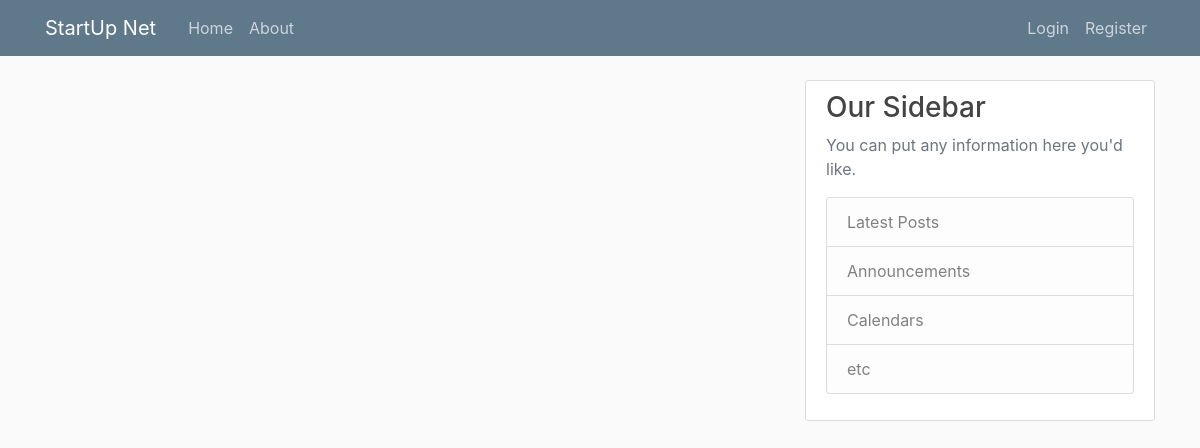
Page /home on the earlier database version.
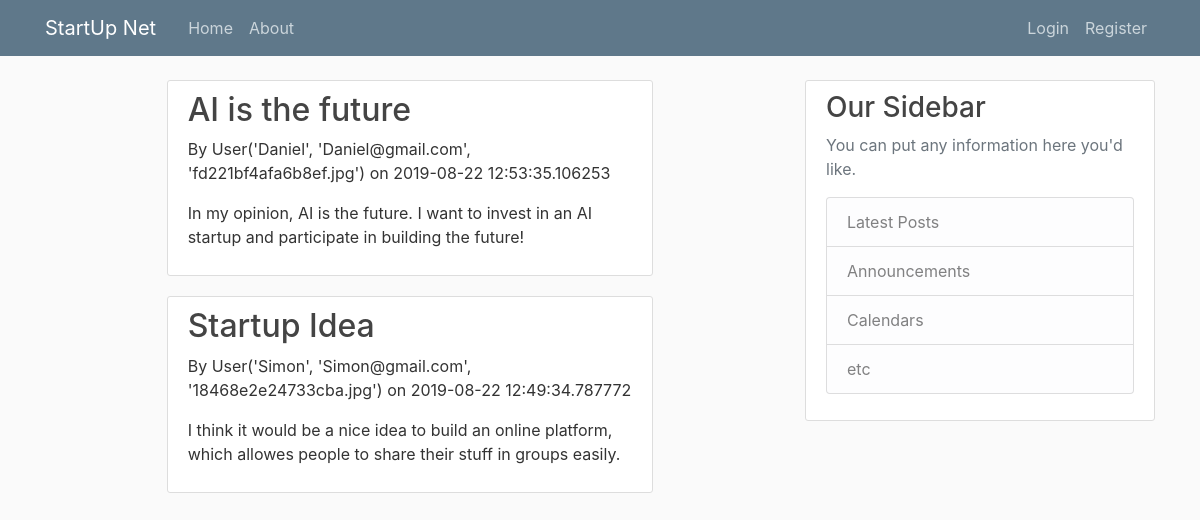
Same page on the later database version.
### startupnet/models.py (models this page shows, shortened)
class Post(db.Model):
	id = db.Column(db.Integer, primary_key=True)
	title = db.Column(db.String(100), nullable=False)
	date_posted = db.Column(db.DateTime, nullable=False, default=datetime.utcnow)
	content = db.Column(db.Text, nullable=False)
	user_id = db.Column(db.Integer, db.ForeignKey("user.id"), nullable =False)

class User(db.Model, UserMixin):
	id = db.Column(db.Integer, primary_key=True)
	username = db.Column(db.String(20), unique=True, nullable=False)
	email = db.Column(db.String(120), unique=True, nullable=False)
	image_file = db.Column(db.String(20), nullable=False, default='default.jpg')
	password = db.Column(db.String(60), nullable=False)
	posts = db.relationship("Post", backref='author', lazy=True)
	def __repr__(self):
		return f"User('{self.username}', '{self.email}', '{self.image_file}')"

class Founder(User):
	about = db.Column(db.String(500))
	skills = db.Column(db.String(500))

### startupnet/routes.py (the view)
@app.route("/")
@app.route("/home")
def home():
	page = request.args.get("page", 1, type=int)
	posts = Post.query.order_by(Post.date_posted.desc()).paginate(page=page, per_page=10)
	return render_template("home.html", posts=posts)

### startupnet/templates/home.html
{% extends "layout.html" %}
{%block content%}
{% for post in posts %}
<div class="container col-md-8 content-section">
	<h2>{{ post.title }} </h2>
	<p>By {{ post.author }} on {{ post.date_posted }}</p>
	<p>{{ post.content }}</p>
</div>
{% endfor %}
{% endblock%}

### startupnet/templates/layout.html (shortened to what this page needs)
<!DOCTYPE html>
<html>
<head>
    <link rel="stylesheet" href="https://maxcdn.bootstrapcdn.com/bootstrap/4.0.0/css/bootstrap.min.css">
    <link rel="stylesheet" type="text/css" href="{{ url_for('static', filename='main.css') }}">
</head>
<body>
    <header class="site-header">
      <nav class="navbar navbar-expand-md navbar-dark bg-steel fixed-top">
        <div class="container">
          <a class="navbar-brand mr-4" href="/">StartUp Net</a>
          <div class="collapse navbar-collapse" id="navbarToggle">
            <div class="navbar-nav mr-auto">
              <a class="nav-item nav-link" href="{{ url_for('home') }}">Home</a>
              <a class="nav-item nav-link" href="{{ url_for('about') }}">About</a>
            </div>
            <div class="navbar-nav">
              {% if current_user.is_authenticated %}
               <a class="nav-item nav-link" href="{{ url_for('new_post') }}">New Post</a>
                <a class="nav-item nav-link" href="{{ url_for('account') }}">Account</a>
                <a class="nav-item nav-link" href="{{ url_for('logout') }}">Logout</a>
              {% else %}
              <a class="nav-item nav-link" href="{{ url_for('login') }}">Login</a>
              <a class="nav-item nav-link" href="{{ url_for('register') }}">Register</a>
              {% endif %}
            </div>
          </div>
        </div>
      </nav>
    </header>
    <main role="main" class="container">
      <div class="row">
        <div class="col-md-8">
          {% block content %}{% endblock %}
        </div>
        <div class="col-md-4">
          <div class="content-section">
            <h3>Our Sidebar</h3>
            <p class='text-muted'>You can put any information here you'd like.
              <ul class="list-group">
                <li class="list-group-item list-group-item-light">Latest Posts</li>
                <li class="list-group-item list-group-item-light">Announcements</li>
                <li class="list-group-item list-group-item-light">Calendars</li>
                <li class="list-group-item list-group-item-light">etc</li>
              </ul>
            </p>
          </div>
        </div>
      </div>
    </main>
</body>
</html>

### startupnet/static/main.css (style rules this page uses)
body { background: #fafafa; color: #333333; margin-top: 5rem; }
h1, h2, h3, h4, h5, h6 { color: #444444; }
.bg-steel { background-color: #5f788a; }
.site-header .navbar-nav .nav-link { color: #cbd5db; }
.content-section { background: #ffffff; padding: 10px 20px; border: 1px solid #dddddd; border-radius: 3px; margin-bottom: 20px; }

Differences in the rows shown:
added Post: title "AI is the future", author "User('Daniel', 'Daniel@gmail.com', 'fd221bf4afa6b8ef.jpg')", date_posted "2019-08-22 12:53:35.106253", content "In my opinion, AI is the future. I want to invest in an AI startup and participate in building the future!"
added Post: title "Startup Idea", author "User('Simon', 'Simon@gmail.com', '18468e2e24733cba.jpg')", date_posted "2019-08-22 12:49:34.787772", content "I think it would be a nice idea to build an online platform, which allowes people to share their stuff in groups easily."
